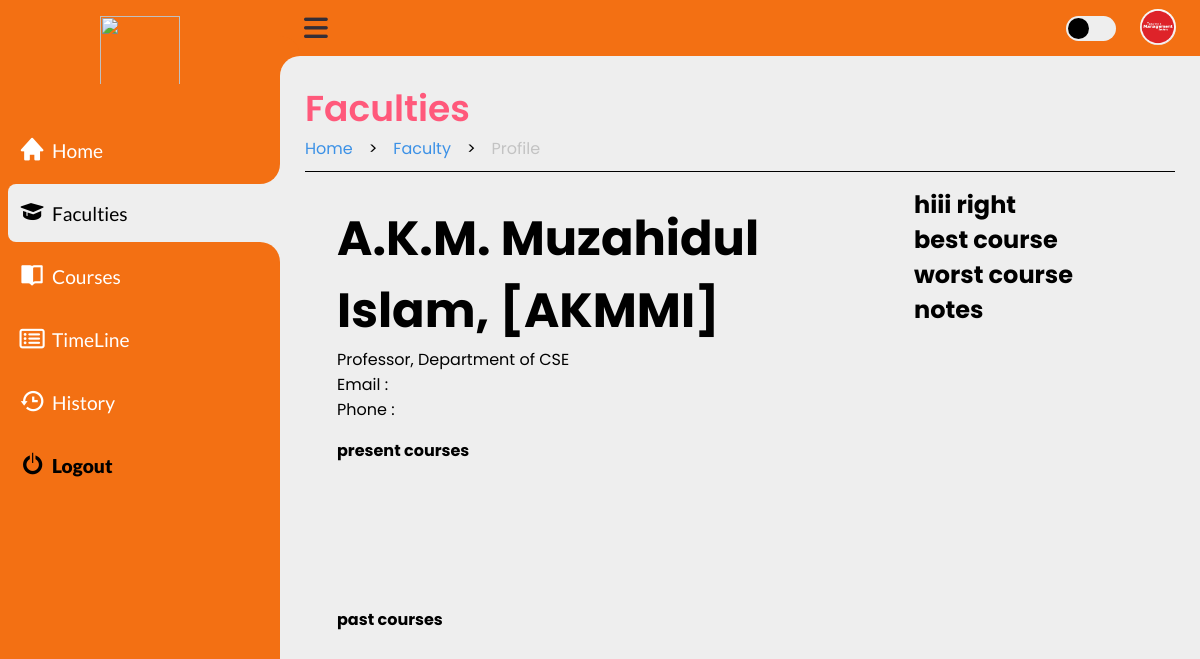
Screenshot of /faculty/faculty_profile.php?f_id=5 (signed in) with the database file from the repository.
### tables this page shows
CREATE TABLE `accounts` (
  `ac_id` int(2) NOT NULL,
  `username` varchar(35) NOT NULL,
  `useremail` varchar(50) NOT NULL,
  `userpassword` varchar(255) NOT NULL,
  `priority` int(3) NOT NULL,
  `img` varchar(255) NOT NULL
);

CREATE TABLE `faculty` (
  `f_id` int(4) NOT NULL,
  `f_name` varchar(70) NOT NULL,
  `f_code` varchar(20) NOT NULL,
  `f_mail` varchar(50) NOT NULL,
  `f_contact` varchar(11) NOT NULL,
  `dept` varchar(50) NOT NULL,
  `desig` varchar(50) NOT NULL,
  `f_room` int(5) NOT NULL,
  `f_current_T` int(2) NOT NULL DEFAULT 0,
  `f_max_T` int(2) NOT NULL DEFAULT 0,
  `f_current_L` int(2) NOT NULL DEFAULT 0,
  `f_max_L` int(2) NOT NULL DEFAULT 0,
  `visible` int(2) NOT NULL DEFAULT 1
);

### accounts/fetch_info_BE.php (called while the page is built, shortened)
<?php
    include('/xampp/htdocs/web_Progrmming_project/db_con.php');
    if (isset($_SESSION['ac_id']) && isset($_SESSION['prior'])) {
        $ac_id = $_SESSION['ac_id'];
        $prior = $_SESSION['prior'];
        $sql = "SELECT username, useremail, img FROM accounts WHERE ac_id = $ac_id AND priority = $prior";
        $result = mysqli_query($con, $sql);
            if (mysqli_num_rows($result) == 1) {
                $row = mysqli_fetch_array($result);
                $img = $row['img'];
            } else {
                $_SESSION['red'] = "Warning: Failed to fetch data";
                exit(0);
            }
        } else {
            $_SESSION['red'] = "Warning: Please Login First";
            header("Location: /log_Sign/Login.php");
            exit(0);
    }
?>

### faculty/faculty_details_BE.php (called while the page is built, shortened)
<?php
    include('/xampp/htdocs/web_Progrmming_project/db_con.php');
if (isset($_SESSION['ac_id']) && isset($_SESSION['prior'])) {
    if (isset($_GET['f_id'])) {
        $f_id = $_GET['f_id'];
        $sql = "SELECT * FROM faculty WHERE f_id = $f_id";
        $result = $con->query($sql);
        if ($result->num_rows > 0) {
            while ($row = $result->fetch_assoc()) {
                $f_name = $row['f_name'];
                $f_code = $row['f_code'];
                $dept = $row['dept'];
                $desig = $row['desig'];
            }
        } else {
            echo 'error';
        }
    } else {
        echo 'error';
    }
} else {
    echo 'Unauthorized access';
}
?>

### faculty/faculty_profile.php (the view, shortened to what this page needs)
<?php
    include('/xampp/htdocs/web_Progrmming_project/accounts/fetch_info_BE.php');
    include('/xampp/htdocs/web_Progrmming_project/faculty/faculty_details_BE.php');
?>
<!DOCTYPE html>
<html lang="en">
    <head>
        <link rel="stylesheet" href="https://cdnjs.cloudflare.com/ajax/libs/font-awesome/6.4.0/css/all.min.css"/>
        <link href='https://unpkg.com/boxicons@2.1.4/css/boxicons.min.css' rel='stylesheet'>
        <link rel="stylesheet" href="/faculty/faculty_profile.css">
    </head>
    <body>
        <section class="sidebar">
            <a href="#" class="logo">
                <img src="#"/>
            </a>
            <ul class="side-menu top">
                <li>
                <a href="/home/Home.php" class="nav-link">
                    <i style="font-size: 1.7rem;" class='bx bxs-home' ></i>
                    <span class="text">Home</span>
                </a>
                </li>
                <li class="active">
                <a href="/faculty/Faculty.php" class="nav-link">
                    <i style="font-size: 1.7rem;" class='bx bxs-graduation' ></i>
                    <span class="text">Faculties</span>
                </a>
                </li>
                <li>
                <a href="/course/course.php" class="nav-link">
                    <i style="font-size: 1.6rem;" class='bx bxs-book-open'></i>
                    <span class="text">Courses</span>
                </a>
                </li>
                <li>
                <a href="/timeline/timeline.php" class="nav-link">
                    <i style="font-size: 1.4rem;" class="fa-regular fa-rectangle-list"></i>
                    <span class="text">TimeLine</span>
                </a>
                </li>
                <li>
                    <a href="/history/history.php" class="nav-link">
                        <i style="font-size: 1.7rem;" class='bx bx-history' ></i>
                        <span class="text">History</span>
                    </a>
                </li>
                <li>
                <a href="/log_Sign/logout_BE.php" class="logout">
                    <i style="font-size: 1.7rem; font-weight:900;" class='bx bx-power-off' ></i>
                    <span class="text">Logout</span>
                </a>
                </li>
            </ul>
        </section>
        <section class="content">
            <nav class="e">
                <i class="fas fa-bars menu-btn"></i>
                <form action="#">
                </form>
                <label for="switch-mode" class="switch-mode"></label>
                <a href="/accounts/account.php" class="profile"><img src="../accounts/<?php echo $img ?>" alt="profile"/></a>
            </nav>
            <main class="mn">
                <div class="head-title">
                    <div class="left">
                        <h1>Faculties</h1>
                        <ul class="breadcrumb">
                            <li><a class="active" href="/home/Home.php">Home</a></li>
                            <li>></li>
                            <li><a class="active" href="/faculty/Faculty.php">Faculty</a></li>
                            <li>></li>
                            <li><a>Profile</a></li>
                        </ul>
                    </div>
                </div>
                <div class="profileBox">
                <div class="left">
                        <div class="details">
                            <h1><?php echo $f_name,", [", $f_code, "]" ?></h1>
                            <p><?php echo $desig, ", Department of ", $dept ?></p>
                            <p><?php echo "Email : ", $f_mail ?></p>
                            <p><?php echo "Phone : ", $f_contact ?></p>
                        </div>
                        <h1 id="header">present courses</h1>
                        <div class="present">
                        </div>
                        <h1 id="header">past courses</h1>
                        <div class="present">
                        </div>
                    </div>
                    <div class="right">
                        <h1>hiii right</h1>
                        <div class="box">
                            <div class="best">
                                <h1>best course</h1>
                            </div>
                            <div class="worst">
                                <h1>worst course</h1>
                            </div>
                            <div class="notes">
                                <h1>notes</h1>
                            </div>
                        </div>
                    </div>
                </div>
            </main>
        </section>
    </body>
</html>

### rows the page displays
accounts: img (picture)
faculty: f_name "A.K.M. Muzahidul Islam", f_code "AKMMI", desig "Professor", dept "CSE"
